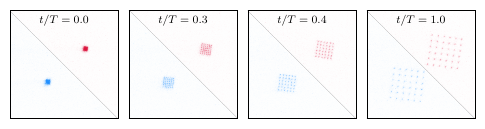

Generate this figure with Python:
import numpy as np
import matplotlib.pyplot as plt
plt.style.use('thesis.mplstyle')
from colors import red, blue, uReds, uBlues
# from scipy.ndimage import gaussian_filter1d

mask = np.ones((513, 512), dtype=bool)
cmask_123 = np.tril(mask, k=0)
cmask_456 = np.triu(mask, k=0)
def plot_img(ax, img):
    img_123 = img.copy()
    img_456 = img.copy()
    img_123[cmask_123] = np.nan
    img_456[cmask_456] = np.nan
    ax.matshow(img_123, vmin=0, vmax=120*2.5, cmap=uReds)
    ax.matshow(img_456, vmin=0, vmax=100*2.5, cmap=uBlues)
    ax.set_xticks([])
    ax.set_yticks([])

    x0, y0 = 50, 495
    ax.plot([x0, x0 + 200/1.6], [y0, y0], color=(0.5, 0.5, 0.5), lw=1.5)
    ax.text(x0 + 100/1.6, y0 - 60, r'0.2 mm', ha='center', va='top', fontsize=8, color=(0.5, 0.5, 0.5))

data = np.load("../data/movement/data.npz")

x_scale = 36.6 / 5.6
y_scale = 0.95
x_linear, y_linear, s_linear = data["x_linear"]*x_scale, data["y_linear"]/y_scale, data["s_linear"]/y_scale
x_mjt, y_mjt, s_mjt = data["x_mjt"]*x_scale, data["y_mjt"]/y_scale, data["s_mjt"]/y_scale
i0, i1, i2, i3 = data["i0"], data["i1"], data["i2"], data["i3"]

fig, axs = plt.subplots(1, 4, figsize=(4*1.5,1.5), dpi=1000)
plot_img(axs[0], i0)
plot_img(axs[1], i1)
plot_img(axs[2], i2)
plot_img(axs[3], i3)

axs[0].text(0.5, 0.9, r"$t/T=0.0$", transform=axs[0].transAxes, va='center', ha='center', size=8)
axs[1].text(0.5, 0.9, r"$t/T=0.3$", transform=axs[1].transAxes, va='center', ha='center', size=8)
axs[2].text(0.5, 0.9, r"$t/T=0.4$", transform=axs[2].transAxes, va='center', ha='center', size=8)
axs[3].text(0.5, 0.9, r"$t/T=1.0$", transform=axs[3].transAxes, va='center', ha='center', size=8)

fig.subplots_adjust(wspace=0.1)
plt.savefig("movement-inset.pdf", bbox_inches='tight')
plt.close()

# 0, 0.2, 0.4, 1.0